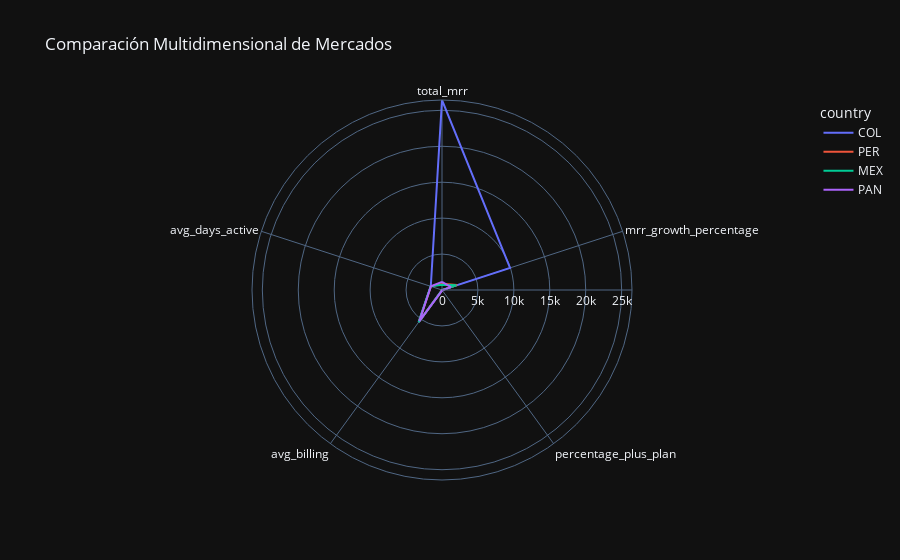

Notebook code for this chart:
### Code cell
import plotly.express as px

metrics = ['total_mrr', 'mrr_growth_percentage', 'percentage_plus_plan', 
           'avg_billing', 'avg_days_active']
df_radar = df_m.melt(id_vars=['country'], value_vars=metrics)

fig = px.line_polar(df_radar, r='value', theta='variable', color='country',
                    line_close=True, template='plotly_dark',
                    title='Comparación Multidimensional de Mercados')
fig.show()

### Figure 1 — Plotly figure (JSON) as saved in the notebook; plotly's stock layout.template omitted (floating-point values rounded to 4 significant figures)
{"data": [{"hovertemplate": "country=COL<br>value=%{r}<br>variable=%{theta}<extra></extra>", "legendgroup": "COL", "line": {"color": "#636efa", "dash": "solid"}, "marker": {"symbol": "circle"}, "mode": "lines", "name": "COL", "r": [26440.0, 9958.0, 10.73, 5522.0, 1639.0, 26440.0], "showlegend": true, "subplot": "polar", "theta": ["total_mrr", "mrr_growth_percentage", "percentage_plus_plan", "avg_billing", "avg_days_active", "total_mrr"], "type": "scatterpolar"}, {"hovertemplate": "country=PER<br>value=%{r}<br>variable=%{theta}<extra></extra>", "legendgroup": "PER", "line": {"color": "#EF553B", "dash": "solid"}, "marker": {"symbol": "circle"}, "mode": "lines", "name": "PER", "r": [854.2, 2200.0, 24.29, 5477.0, 1628.0, 854.2], "showlegend": true, "subplot": "polar", "theta": ["total_mrr", "mrr_growth_percentage", "percentage_plus_plan", "avg_billing", "avg_days_active", "total_mrr"], "type": "scatterpolar"}, {"hovertemplate": "country=MEX<br>value=%{r}<br>variable=%{theta}<extra></extra>", "legendgroup": "MEX", "line": {"color": "#00cc96", "dash": "solid"}, "marker": {"symbol": "circle"}, "mode": "lines", "name": "MEX", "r": [725.0, 2100, 20.51, 5512.0, 1667.0, 725.0], "showlegend": true, "subplot": "polar", "theta": ["total_mrr", "mrr_growth_percentage", "percentage_plus_plan", "avg_billing", "avg_days_active", "total_mrr"], "type": "scatterpolar"}, {"hovertemplate": "country=PAN<br>value=%{r}<br>variable=%{theta}<extra></extra>", "legendgroup": "PAN", "line": {"color": "#ab63fa", "dash": "solid"}, "marker": {"symbol": "circle"}, "mode": "lines", "name": "PAN", "r": [1138.0, 1300, 49.62, 5360.0, 1633.0, 1138.0], "showlegend": true, "subplot": "polar", "theta": ["total_mrr", "mrr_growth_percentage", "percentage_plus_plan", "avg_billing", "avg_days_active", "total_mrr"], "type": "scatterpolar"}], "layout": {"legend": {"title": {"text": "country"}, "tracegroupgap": 0}, "polar": {"angularaxis": {"direction": "clockwise", "rotation": 90}, "domain": {"x": [0, 1], "y": [0, 1]}}, "title": {"text": "Comparación Multidimensional de Mercados"}}}
